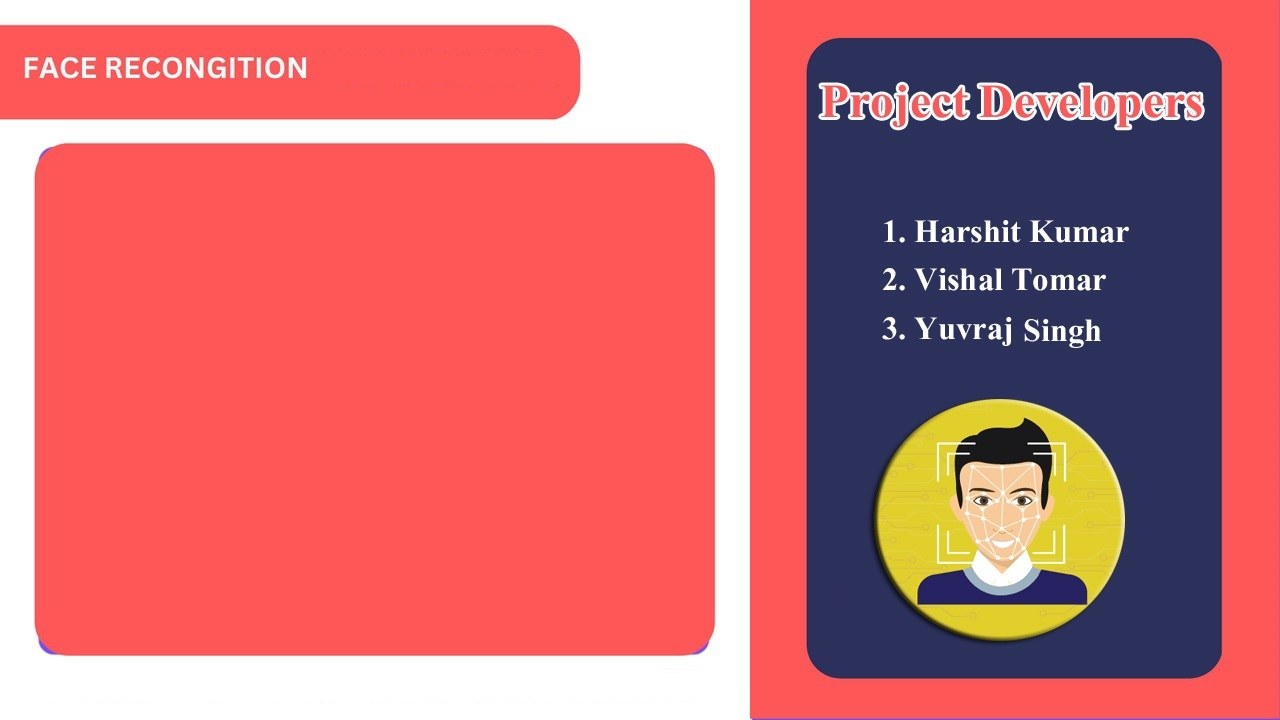
#> input picture Detuction_system/detuction/background.jpg, 1280 x 720 px, found by its file name
$ python test.py
#> lines starting #> are read from the running program, lines starting #| are printed output that depends on the picture
from sklearn.neighbors import KNeighborsClassifier
import cv2
import pickle
import numpy as np
import os
import csv
import time
from datetime import datetime


from win32com.client import Dispatch

def speak(str1):
    speak=Dispatch(("SAPI.SpVoice"))
    speak.Speak(str1)

video=cv2.VideoCapture(0)
facedetect=cv2.CascadeClassifier('data/haarcascade_frontalface_default.xml')

with open('data/names.pkl', 'rb') as w:
#> (reads Detuction_system/data/names.pkl from the repository)
    LABELS=pickle.load(w)
with open('data/faces.pkl', 'rb') as f:
#> (reads Detuction_system/data/faces.pkl from the repository)
    FACES=pickle.load(f)

print('Shape of Faces matrix --> ', FACES.shape)

knn=KNeighborsClassifier(n_neighbors=5)
knn.fit(FACES, LABELS)

imgBackground=cv2.imread("background.jpg")
#> imgBackground is the input picture: shape (720, 1280, 3); mean B, G, R 115.1, 110.7, 204.5

COL_NAMES = ['NAME', 'TIME']

while True:
    ret,frame=video.read()
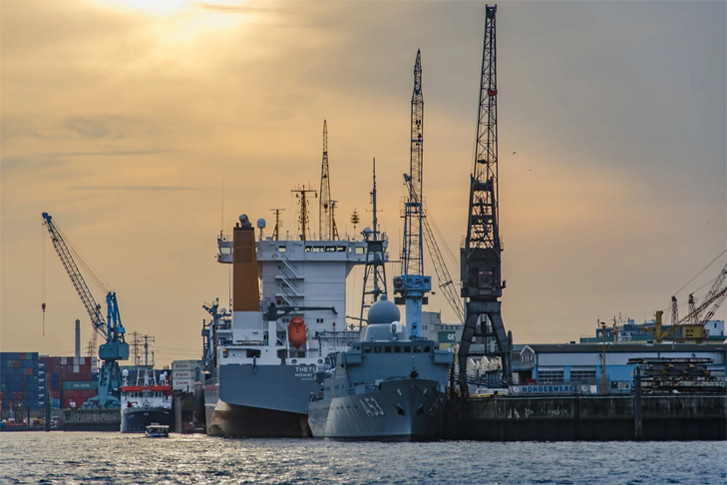
#> input picture Detuction_system/images/about-img.jpg, 727 x 485 px, given in place of the camera
#> frame is the input picture: shape (485, 727, 3); mean B, G, R 119.5, 133.7, 143.5
    gray=cv2.cvtColor(frame, cv2.COLOR_BGR2GRAY)
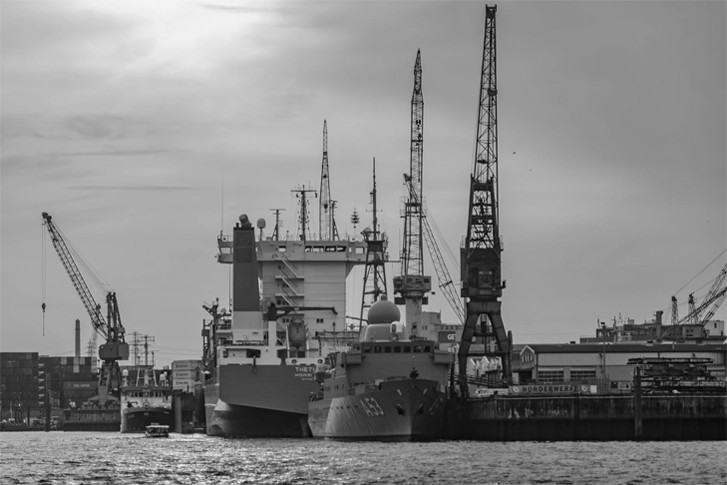
#> gray: shape (485, 727); min 1, max 247, mean 135
    faces=facedetect.detectMultiScale(gray, 1.3 ,5)
#> faces = ()
    for (x,y,w,h) in faces:
        crop_img=frame[y:y+h, x:x+w, :]
        resized_img=cv2.resize(crop_img, (50,50)).flatten().reshape(1,-1)
        output=knn.predict(resized_img)
        ts=time.time()
        date=datetime.fromtimestamp(ts).strftime("%d-%m-%Y")
        timestamp=datetime.fromtimestamp(ts).strftime("%H:%M-%S")
        exist=os.path.isfile("Attendance/Attendance_" + date + ".csv")
        cv2.rectangle(frame, (x,y), (x+w, y+h), (0,0,255), 1)
        cv2.rectangle(frame,(x,y),(x+w,y+h),(50,50,255),2)
        cv2.rectangle(frame,(x,y-40),(x+w,y),(50,50,255),-1)
        cv2.putText(frame, str(output[0]), (x,y-15), cv2.FONT_HERSHEY_COMPLEX, 1, (255,255,255), 1)
        cv2.rectangle(frame, (x,y), (x+w, y+h), (50,50,255), 1)
        attendance=[str(output[0]), str(timestamp)]
#> this loop made 0 passes
#> (the run stopped early here; a loop or call above may not have finished)
